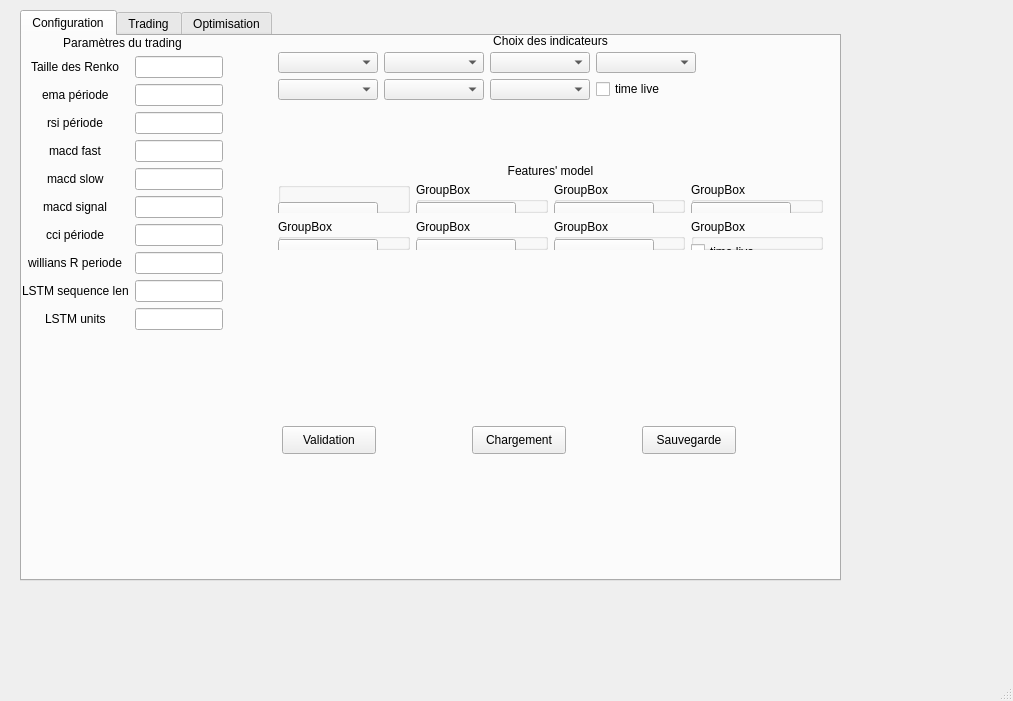
<?xml version="1.0" encoding="UTF-8"?>
<ui version="4.0">
 <class>MainWindow</class>
 <widget class="QMainWindow" name="MainWindow">
  <property name="geometry">
   <rect>
    <x>0</x>
    <y>0</y>
    <width>1013</width>
    <height>701</height>
   </rect>
  </property>
  <property name="windowTitle">
   <string>PmxRenkoTrader</string>
  </property>
  <property name="unifiedTitleAndToolBarOnMac">
   <bool>true</bool>
  </property>
  <widget class="QWidget" name="centralwidget">
   <widget class="QTabWidget" name="optimization_tab">
    <property name="enabled">
     <bool>true</bool>
    </property>
    <property name="geometry">
     <rect>
      <x>20</x>
      <y>10</y>
      <width>821</width>
      <height>571</height>
     </rect>
    </property>
    <property name="accessibleName">
     <string/>
    </property>
    <property name="accessibleDescription">
     <string/>
    </property>
    <property name="currentIndex">
     <number>0</number>
    </property>
    <widget class="QWidget" name="configuration_tab">
     <property name="enabled">
      <bool>true</bool>
     </property>
     <attribute name="title">
      <string>Configuration</string>
     </attribute>
     <widget class="QWidget" name="formLayoutWidget">
      <property name="geometry">
       <rect>
        <x>0</x>
        <y>0</y>
        <width>201</width>
        <height>471</height>
       </rect>
      </property>
      <layout class="QFormLayout" name="formLayout">
       <property name="labelAlignment">
        <set>Qt::AlignCenter</set>
       </property>
       <item row="0" column="0" colspan="2">
        <widget class="QLabel" name="label">
         <property name="text">
          <string>Paramètres du trading</string>
         </property>
         <property name="alignment">
          <set>Qt::AlignCenter</set>
         </property>
        </widget>
       </item>
       <item row="1" column="0">
        <widget class="QLabel" name="tailleDesRenkoLabel">
         <property name="text">
          <string>Taille des Renko</string>
         </property>
        </widget>
       </item>
       <item row="1" column="1">
        <widget class="QLineEdit" name="tailleDesRenkoLineEdit"/>
       </item>
       <item row="2" column="0">
        <widget class="QLabel" name="ema_periodLabel">
         <property name="text">
          <string>ema période</string>
         </property>
        </widget>
       </item>
       <item row="2" column="1">
        <widget class="QLineEdit" name="ema_periodLineEdit"/>
       </item>
       <item row="3" column="0">
        <widget class="QLabel" name="rsi_periodLabel">
         <property name="text">
          <string>rsi période</string>
         </property>
        </widget>
       </item>
       <item row="3" column="1">
        <widget class="QLineEdit" name="rsi_periodLineEdit"/>
       </item>
       <item row="4" column="0">
        <widget class="QLabel" name="macdFastLabel">
         <property name="text">
          <string>macd fast</string>
         </property>
        </widget>
       </item>
       <item row="4" column="1">
        <widget class="QLineEdit" name="macdFastLineEdit"/>
       </item>
       <item row="5" column="0">
        <widget class="QLabel" name="macdSlowLabel">
         <property name="text">
          <string>macd slow</string>
         </property>
        </widget>
       </item>
       <item row="5" column="1">
        <widget class="QLineEdit" name="macdSlowLineEdit"/>
       </item>
       <item row="6" column="0">
        <widget class="QLabel" name="macdSignalLabel">
         <property name="text">
          <string>macd signal</string>
         </property>
        </widget>
       </item>
       <item row="6" column="1">
        <widget class="QLineEdit" name="macdSignalLineEdit"/>
       </item>
       <item row="7" column="0">
        <widget class="QLabel" name="cciPeriodLabel">
         <property name="text">
          <string>cci période</string>
         </property>
        </widget>
       </item>
       <item row="7" column="1">
        <widget class="QLineEdit" name="cciPeiodLineEdit"/>
       </item>
       <item row="8" column="0">
        <widget class="QLabel" name="williansRPeriodeLabel">
         <property name="text">
          <string>willians R periode</string>
         </property>
        </widget>
       </item>
       <item row="8" column="1">
        <widget class="QLineEdit" name="williansRPeriodeLineEdit"/>
       </item>
       <item row="9" column="0">
        <widget class="QLabel" name="lSTMSequenceLenLabel">
         <property name="text">
          <string>LSTM sequence len</string>
         </property>
        </widget>
       </item>
       <item row="9" column="1">
        <widget class="QLineEdit" name="lSTMSequenceLenLineEdit"/>
       </item>
       <item row="10" column="0">
        <widget class="QLabel" name="lSTMUnitsLabel">
         <property name="text">
          <string>LSTM units</string>
         </property>
        </widget>
       </item>
       <item row="10" column="1">
        <widget class="QLineEdit" name="lSTMUnitsLineEdit"/>
       </item>
      </layout>
     </widget>
     <widget class="QWidget" name="formLayoutWidget_2">
      <property name="geometry">
       <rect>
        <x>250</x>
        <y>0</y>
        <width>551</width>
        <height>122</height>
       </rect>
      </property>
      <layout class="QFormLayout" name="formLayout_2">
       <property name="rowWrapPolicy">
        <enum>QFormLayout::WrapLongRows</enum>
       </property>
       <item row="0" column="1">
        <widget class="QLabel" name="indicators_form">
         <property name="maximumSize">
          <size>
           <width>16777215</width>
           <height>10</height>
          </size>
         </property>
         <property name="text">
          <string>Choix des indicateurs</string>
         </property>
         <property name="alignment">
          <set>Qt::AlignCenter</set>
         </property>
        </widget>
       </item>
       <item row="1" column="1">
        <layout class="QGridLayout" name="gridLayout">
         <item row="0" column="0">
          <widget class="QComboBox" name="comboBox">
           <property name="maximumSize">
            <size>
             <width>100</width>
             <height>16777215</height>
            </size>
           </property>
           <property name="sizeIncrement">
            <size>
             <width>10</width>
             <height>0</height>
            </size>
           </property>
           <item>
            <property name="text">
             <string/>
            </property>
           </item>
           <item>
            <property name="text">
             <string>EMA</string>
            </property>
           </item>
           <item>
            <property name="text">
             <string>RSI</string>
            </property>
           </item>
           <item>
            <property name="text">
             <string>MACD_line</string>
            </property>
           </item>
           <item>
            <property name="text">
             <string>CCI</string>
            </property>
           </item>
           <item>
            <property name="text">
             <string>StochRsi</string>
            </property>
           </item>
           <item>
            <property name="text">
             <string>Williams R</string>
            </property>
           </item>
           <item>
            <property name="text">
             <string>LSTM</string>
            </property>
           </item>
          </widget>
         </item>
         <item row="0" column="1">
          <widget class="QComboBox" name="comboBox_8">
           <property name="maximumSize">
            <size>
             <width>100</width>
             <height>16777215</height>
            </size>
           </property>
           <item>
            <property name="text">
             <string/>
            </property>
           </item>
           <item>
            <property name="text">
             <string>RSI</string>
            </property>
           </item>
           <item>
            <property name="text">
             <string>MACD_line</string>
            </property>
           </item>
           <item>
            <property name="text">
             <string>CCI</string>
            </property>
           </item>
           <item>
            <property name="text">
             <string>StochRsi</string>
            </property>
           </item>
           <item>
            <property name="text">
             <string>Williams R</string>
            </property>
           </item>
           <item>
            <property name="text">
             <string>LSTM</string>
            </property>
           </item>
           <item>
            <property name="text">
             <string>EMA</string>
            </property>
           </item>
          </widget>
         </item>
         <item row="0" column="2">
          <widget class="QComboBox" name="comboBox_9">
           <property name="maximumSize">
            <size>
             <width>100</width>
             <height>16777215</height>
            </size>
           </property>
           <item>
            <property name="text">
             <string/>
            </property>
           </item>
           <item>
            <property name="text">
             <string>MACD_line</string>
            </property>
           </item>
           <item>
            <property name="text">
             <string>CCI</string>
            </property>
           </item>
           <item>
            <property name="text">
             <string>StochRsi</string>
            </property>
           </item>
           <item>
            <property name="text">
             <string>Williams R</string>
            </property>
           </item>
           <item>
            <property name="text">
             <string>LSTM</string>
            </property>
           </item>
           <item>
            <property name="text">
             <string>EMA</string>
            </property>
           </item>
           <item>
            <property name="text">
             <string>RSI</string>
            </property>
           </item>
          </widget>
         </item>
         <item row="0" column="3">
          <widget class="QComboBox" name="comboBox_10">
           <property name="maximumSize">
            <size>
             <width>100</width>
             <height>16777215</height>
            </size>
           </property>
           <item>
            <property name="text">
             <string/>
            </property>
           </item>
           <item>
            <property name="text">
             <string>CCI</string>
            </property>
           </item>
           <item>
            <property name="text">
             <string>StochRsi</string>
            </property>
           </item>
           <item>
            <property name="text">
             <string>Williams R</string>
            </property>
           </item>
           <item>
            <property name="text">
             <string>LSTM</string>
            </property>
           </item>
           <item>
            <property name="text">
             <string>EMA</string>
            </property>
           </item>
           <item>
            <property name="text">
             <string>RSI</string>
            </property>
           </item>
           <item>
            <property name="text">
             <string>MACD_line</string>
            </property>
           </item>
          </widget>
         </item>
         <item row="1" column="0">
          <widget class="QComboBox" name="comboBox_11">
           <property name="maximumSize">
            <size>
             <width>100</width>
             <height>16777215</height>
            </size>
           </property>
           <item>
            <property name="text">
             <string/>
            </property>
           </item>
           <item>
            <property name="text">
             <string>StochRsi</string>
            </property>
           </item>
           <item>
            <property name="text">
             <string>Williams R</string>
            </property>
           </item>
           <item>
            <property name="text">
             <string>LSTM</string>
            </property>
           </item>
           <item>
            <property name="text">
             <string>EMA</string>
            </property>
           </item>
           <item>
            <property name="text">
             <string>RSI</string>
            </property>
           </item>
           <item>
            <property name="text">
             <string>MACD_line</string>
            </property>
           </item>
           <item>
            <property name="text">
             <string>CCI</string>
            </property>
           </item>
          </widget>
         </item>
         <item row="1" column="1">
          <widget class="QComboBox" name="comboBox_12">
           <property name="maximumSize">
            <size>
             <width>100</width>
             <height>16777215</height>
            </size>
           </property>
           <item>
            <property name="text">
             <string/>
            </property>
           </item>
           <item>
            <property name="text">
             <string>Williams R</string>
            </property>
           </item>
           <item>
            <property name="text">
             <string>LSTM</string>
            </property>
           </item>
           <item>
            <property name="text">
             <string>EMA</string>
            </property>
           </item>
           <item>
            <property name="text">
             <string>RSI</string>
            </property>
           </item>
           <item>
            <property name="text">
             <string>MACD_line</string>
            </property>
           </item>
           <item>
            <property name="text">
             <string>CCI</string>
            </property>
           </item>
           <item>
            <property name="text">
             <string>StochRsi</string>
            </property>
           </item>
          </widget>
         </item>
         <item row="1" column="2">
          <widget class="QComboBox" name="comboBox_13">
           <property name="maximumSize">
            <size>
             <width>100</width>
             <height>16777215</height>
            </size>
           </property>
           <item>
            <property name="text">
             <string/>
            </property>
           </item>
           <item>
            <property name="text">
             <string>LSTM</string>
            </property>
           </item>
           <item>
            <property name="text">
             <string>EMA</string>
            </property>
           </item>
           <item>
            <property name="text">
             <string>RSI</string>
            </property>
           </item>
           <item>
            <property name="text">
             <string>MACD_line</string>
            </property>
           </item>
           <item>
            <property name="text">
             <string>CCI</string>
            </property>
           </item>
           <item>
            <property name="text">
             <string>StochRsi</string>
            </property>
           </item>
           <item>
            <property name="text">
             <string>Williams R</string>
            </property>
           </item>
          </widget>
         </item>
         <item row="1" column="3">
          <widget class="QCheckBox" name="time_live">
           <property name="text">
            <string>time live</string>
           </property>
          </widget>
         </item>
        </layout>
       </item>
      </layout>
     </widget>
     <widget class="QWidget" name="formLayoutWidget_3">
      <property name="geometry">
       <rect>
        <x>250</x>
        <y>130</y>
        <width>551</width>
        <height>241</height>
       </rect>
      </property>
      <layout class="QFormLayout" name="formLayout_3">
       <property name="rowWrapPolicy">
        <enum>QFormLayout::WrapLongRows</enum>
       </property>
       <item row="0" column="1">
        <widget class="QLabel" name="indicators_form_2">
         <property name="maximumSize">
          <size>
           <width>16777215</width>
           <height>10</height>
          </size>
         </property>
         <property name="text">
          <string>Features' model</string>
         </property>
         <property name="alignment">
          <set>Qt::AlignCenter</set>
         </property>
        </widget>
       </item>
       <item row="1" column="1">
        <layout class="QGridLayout" name="gridLayout_2">
         <item row="1" column="0">
          <widget class="QGroupBox" name="groupBox_5">
           <property name="title">
            <string>GroupBox</string>
           </property>
           <widget class="QComboBox" name="comboBox_17">
            <property name="geometry">
             <rect>
              <x>0</x>
              <y>20</y>
              <width>100</width>
              <height>30</height>
             </rect>
            </property>
            <property name="maximumSize">
             <size>
              <width>100</width>
              <height>16777215</height>
             </size>
            </property>
            <item>
             <property name="text">
              <string/>
             </property>
            </item>
            <item>
             <property name="text">
              <string>StochRsi</string>
             </property>
            </item>
            <item>
             <property name="text">
              <string>Williams R</string>
             </property>
            </item>
            <item>
             <property name="text">
              <string>LSTM</string>
             </property>
            </item>
            <item>
             <property name="text">
              <string>EMA</string>
             </property>
            </item>
            <item>
             <property name="text">
              <string>RSI</string>
             </property>
            </item>
            <item>
             <property name="text">
              <string>MACD_line</string>
             </property>
            </item>
            <item>
             <property name="text">
              <string>CCI</string>
             </property>
            </item>
           </widget>
           <widget class="QComboBox" name="comboBox_7">
            <property name="geometry">
             <rect>
              <x>0</x>
              <y>50</y>
              <width>101</width>
              <height>30</height>
             </rect>
            </property>
            <property name="maximumSize">
             <size>
              <width>200</width>
              <height>16777215</height>
             </size>
            </property>
            <item>
             <property name="text">
              <string>Direction</string>
             </property>
            </item>
            <item>
             <property name="text">
              <string>Valeur</string>
             </property>
            </item>
            <item>
             <property name="text">
              <string>Return</string>
             </property>
            </item>
           </widget>
           <widget class="QCheckBox" name="checkBox_6">
            <property name="geometry">
             <rect>
              <x>0</x>
              <y>80</y>
              <width>100</width>
              <height>25</height>
             </rect>
            </property>
            <property name="text">
             <string>inclus</string>
            </property>
           </widget>
          </widget>
         </item>
         <item row="0" column="3">
          <widget class="QGroupBox" name="groupBox_3">
           <property name="title">
            <string>GroupBox</string>
           </property>
           <widget class="QComboBox" name="comboBox_15">
            <property name="geometry">
             <rect>
              <x>0</x>
              <y>20</y>
              <width>100</width>
              <height>30</height>
             </rect>
            </property>
            <property name="maximumSize">
             <size>
              <width>100</width>
              <height>16777215</height>
             </size>
            </property>
            <item>
             <property name="text">
              <string/>
             </property>
            </item>
            <item>
             <property name="text">
              <string>MACD_line</string>
             </property>
            </item>
            <item>
             <property name="text">
              <string>CCI</string>
             </property>
            </item>
            <item>
             <property name="text">
              <string>StochRsi</string>
             </property>
            </item>
            <item>
             <property name="text">
              <string>Williams R</string>
             </property>
            </item>
            <item>
             <property name="text">
              <string>LSTM</string>
             </property>
            </item>
            <item>
             <property name="text">
              <string>EMA</string>
             </property>
            </item>
            <item>
             <property name="text">
              <string>RSI</string>
             </property>
            </item>
           </widget>
           <widget class="QCheckBox" name="checkBox_4">
            <property name="geometry">
             <rect>
              <x>0</x>
              <y>80</y>
              <width>100</width>
              <height>25</height>
             </rect>
            </property>
            <property name="text">
             <string>inclus</string>
            </property>
           </widget>
           <widget class="QComboBox" name="comboBox_5">
            <property name="geometry">
             <rect>
              <x>0</x>
              <y>50</y>
              <width>101</width>
              <height>30</height>
             </rect>
            </property>
            <item>
             <property name="text">
              <string>Direction</string>
             </property>
            </item>
            <item>
             <property name="text">
              <string>Valeur</string>
             </property>
            </item>
            <item>
             <property name="text">
              <string>Return</string>
             </property>
            </item>
           </widget>
          </widget>
         </item>
         <item row="0" column="4">
          <widget class="QGroupBox" name="groupBox_4">
           <property name="maximumSize">
            <size>
             <width>16777215</width>
             <height>100</height>
            </size>
           </property>
           <property name="title">
            <string>GroupBox</string>
           </property>
           <widget class="QComboBox" name="comboBox_16">
            <property name="geometry">
             <rect>
              <x>0</x>
              <y>20</y>
              <width>100</width>
              <height>30</height>
             </rect>
            </property>
            <property name="maximumSize">
             <size>
              <width>100</width>
              <height>16777215</height>
             </size>
            </property>
            <item>
             <property name="text">
              <string/>
             </property>
            </item>
            <item>
             <property name="text">
              <string>CCI</string>
             </property>
            </item>
            <item>
             <property name="text">
              <string>StochRsi</string>
             </property>
            </item>
            <item>
             <property name="text">
              <string>Williams R</string>
             </property>
            </item>
            <item>
             <property name="text">
              <string>LSTM</string>
             </property>
            </item>
            <item>
             <property name="text">
              <string>EMA</string>
             </property>
            </item>
            <item>
             <property name="text">
              <string>RSI</string>
             </property>
            </item>
            <item>
             <property name="text">
              <string>MACD_line</string>
             </property>
            </item>
           </widget>
           <widget class="QCheckBox" name="checkBox_5">
            <property name="geometry">
             <rect>
              <x>0</x>
              <y>80</y>
              <width>223</width>
              <height>25</height>
             </rect>
            </property>
            <property name="text">
             <string>inclus</string>
            </property>
           </widget>
           <widget class="QComboBox" name="comboBox_6">
            <property name="geometry">
             <rect>
              <x>0</x>
              <y>50</y>
              <width>101</width>
              <height>30</height>
             </rect>
            </property>
            <item>
             <property name="text">
              <string>Direction</string>
             </property>
            </item>
            <item>
             <property name="text">
              <string>Valeur</string>
             </property>
            </item>
            <item>
             <property name="text">
              <string>Return</string>
             </property>
            </item>
           </widget>
          </widget>
         </item>
         <item row="1" column="4">
          <widget class="QGroupBox" name="groupBox_8">
           <property name="title">
            <string>GroupBox</string>
           </property>
           <widget class="QCheckBox" name="time_live_2">
            <property name="geometry">
             <rect>
              <x>0</x>
              <y>20</y>
              <width>100</width>
              <height>25</height>
             </rect>
            </property>
            <property name="text">
             <string>time live</string>
            </property>
           </widget>
           <widget class="QCheckBox" name="checkBox_9">
            <property name="geometry">
             <rect>
              <x>0</x>
              <y>80</y>
              <width>100</width>
              <height>25</height>
             </rect>
            </property>
            <property name="text">
             <string>inclus</string>
            </property>
           </widget>
          </widget>
         </item>
         <item row="0" column="0">
          <widget class="QGroupBox" name="groupBox">
           <property name="title">
            <string/>
           </property>
           <widget class="QComboBox" name="comboBox_2">
            <property name="geometry">
             <rect>
              <x>0</x>
              <y>20</y>
              <width>100</width>
              <height>30</height>
             </rect>
            </property>
            <property name="maximumSize">
             <size>
              <width>100</width>
              <height>16777215</height>
             </size>
            </property>
            <property name="sizeIncrement">
             <size>
              <width>10</width>
              <height>0</height>
             </size>
            </property>
            <item>
             <property name="text">
              <string/>
             </property>
            </item>
            <item>
             <property name="text">
              <string>close</string>
             </property>
            </item>
            <item>
             <property name="text">
              <string>EMA</string>
             </property>
            </item>
            <item>
             <property name="text">
              <string>RSI</string>
             </property>
            </item>
            <item>
             <property name="text">
              <string>MACD_line</string>
             </property>
            </item>
            <item>
             <property name="text">
              <string>CCI</string>
             </property>
            </item>
            <item>
             <property name="text">
              <string>StochRsi</string>
             </property>
            </item>
            <item>
             <property name="text">
              <string>Williams R</string>
             </property>
            </item>
            <item>
             <property name="text">
              <string>LSTM</string>
             </property>
            </item>
           </widget>
           <widget class="QCheckBox" name="checkBox">
            <property name="geometry">
             <rect>
              <x>0</x>
              <y>80</y>
              <width>100</width>
              <height>25</height>
             </rect>
            </property>
            <property name="text">
             <string>inclus</string>
            </property>
           </widget>
           <widget class="QComboBox" name="comboBox_3">
            <property name="geometry">
             <rect>
              <x>0</x>
              <y>50</y>
              <width>101</width>
              <height>30</height>
             </rect>
            </property>
            <property name="maximumSize">
             <size>
              <width>200</width>
              <height>16777215</height>
             </size>
            </property>
            <item>
             <property name="text">
              <string>Direction</string>
             </property>
            </item>
            <item>
             <property name="text">
              <string>Valeur</string>
             </property>
            </item>
            <item>
             <property name="text">
              <string>Return</string>
             </property>
            </item>
           </widget>
          </widget>
         </item>
         <item row="1" column="3">
          <widget class="QGroupBox" name="groupBox_7">
           <property name="title">
            <string>GroupBox</string>
           </property>
           <widget class="QComboBox" name="comboBox_19">
            <property name="geometry">
             <rect>
              <x>0</x>
              <y>20</y>
              <width>100</width>
              <height>30</height>
             </rect>
            </property>
            <property name="maximumSize">
             <size>
              <width>100</width>
              <height>16777215</height>
             </size>
            </property>
            <item>
             <property name="text">
              <string/>
             </property>
            </item>
            <item>
             <property name="text">
              <string>LSTM</string>
             </property>
            </item>
            <item>
             <property name="text">
              <string>EMA</string>
             </property>
            </item>
            <item>
             <property name="text">
              <string>RSI</string>
             </property>
            </item>
            <item>
             <property name="text">
              <string>MACD_line</string>
             </property>
            </item>
            <item>
             <property name="text">
              <string>CCI</string>
             </property>
            </item>
            <item>
             <property name="text">
              <string>StochRsi</string>
             </property>
            </item>
            <item>
             <property name="text">
              <string>Williams R</string>
             </property>
            </item>
           </widget>
           <widget class="QComboBox" name="comboBox_21">
            <property name="geometry">
             <rect>
              <x>0</x>
              <y>50</y>
              <width>101</width>
              <height>30</height>
             </rect>
            </property>
            <property name="maximumSize">
             <size>
              <width>200</width>
              <height>16777215</height>
             </size>
            </property>
            <item>
             <property name="text">
              <string>Direction</string>
             </property>
            </item>
            <item>
             <property name="text">
              <string>Valeur</string>
             </property>
            </item>
            <item>
             <property name="text">
              <string>Return</string>
             </property>
            </item>
           </widget>
           <widget class="QCheckBox" name="checkBox_8">
            <property name="geometry">
             <rect>
              <x>0</x>
              <y>80</y>
              <width>100</width>
              <height>25</height>
             </rect>
            </property>
            <property name="text">
             <string>inclus</string>
            </property>
           </widget>
          </widget>
         </item>
         <item row="0" column="2">
          <widget class="QGroupBox" name="groupBox_2">
           <property name="title">
            <string>GroupBox</string>
           </property>
           <widget class="QComboBox" name="comboBox_14">
            <property name="geometry">
             <rect>
              <x>0</x>
              <y>20</y>
              <width>100</width>
              <height>30</height>
             </rect>
            </property>
            <property name="maximumSize">
             <size>
              <width>100</width>
              <height>16777215</height>
             </size>
            </property>
            <item>
             <property name="text">
              <string/>
             </property>
            </item>
            <item>
             <property name="text">
              <string>RSI</string>
             </property>
            </item>
            <item>
             <property name="text">
              <string>MACD_line</string>
             </property>
            </item>
            <item>
             <property name="text">
              <string>CCI</string>
             </property>
            </item>
            <item>
             <property name="text">
              <string>StochRsi</string>
             </property>
            </item>
            <item>
             <property name="text">
              <string>Williams R</string>
             </property>
            </item>
            <item>
             <property name="text">
              <string>LSTM</string>
             </property>
            </item>
            <item>
             <property name="text">
              <string>EMA</string>
             </property>
            </item>
           </widget>
           <widget class="QCheckBox" name="checkBox_3">
            <property name="geometry">
             <rect>
              <x>0</x>
              <y>80</y>
              <width>100</width>
              <height>25</height>
             </rect>
            </property>
            <property name="text">
             <string>inclus</string>
            </property>
           </widget>
           <widget class="QComboBox" name="comboBox_4">
            <property name="geometry">
             <rect>
              <x>-3</x>
              <y>50</y>
              <width>100</width>
              <height>30</height>
             </rect>
            </property>
            <property name="maximumSize">
             <size>
              <width>100</width>
              <height>16777215</height>
             </size>
            </property>
            <item>
             <property name="text">
              <string>Direction</string>
             </property>
            </item>
            <item>
             <property name="text">
              <string>Valeur</string>
             </property>
            </item>
            <item>
             <property name="text">
              <string>Return</string>
             </property>
            </item>
           </widget>
          </widget>
         </item>
         <item row="1" column="2">
          <widget class="QGroupBox" name="groupBox_6">
           <property name="title">
            <string>GroupBox</string>
           </property>
           <widget class="QComboBox" name="comboBox_18">
            <property name="geometry">
             <rect>
              <x>0</x>
              <y>20</y>
              <width>100</width>
              <height>30</height>
             </rect>
            </property>
            <property name="maximumSize">
             <size>
              <width>100</width>
              <height>16777215</height>
             </size>
            </property>
            <item>
             <property name="text">
              <string/>
             </property>
            </item>
            <item>
             <property name="text">
              <string>Williams R</string>
             </property>
            </item>
            <item>
             <property name="text">
              <string>LSTM</string>
             </property>
            </item>
            <item>
             <property name="text">
              <string>EMA</string>
             </property>
            </item>
            <item>
             <property name="text">
              <string>RSI</string>
             </property>
            </item>
            <item>
             <property name="text">
              <string>MACD_line</string>
             </property>
            </item>
            <item>
             <property name="text">
              <string>CCI</string>
             </property>
            </item>
            <item>
             <property name="text">
              <string>StochRsi</string>
             </property>
            </item>
           </widget>
           <widget class="QComboBox" name="comboBox_20">
            <property name="geometry">
             <rect>
              <x>0</x>
              <y>50</y>
              <width>101</width>
              <height>30</height>
             </rect>
            </property>
            <property name="maximumSize">
             <size>
              <width>200</width>
              <height>16777215</height>
             </size>
            </property>
            <item>
             <property name="text">
              <string>Direction</string>
             </property>
            </item>
            <item>
             <property name="text">
              <string>Valeur</string>
             </property>
            </item>
            <item>
             <property name="text">
              <string>Return</string>
             </property>
            </item>
           </widget>
           <widget class="QCheckBox" name="checkBox_7">
            <property name="geometry">
             <rect>
              <x>0</x>
              <y>80</y>
              <width>100</width>
              <height>25</height>
             </rect>
            </property>
            <property name="text">
             <string>inclus</string>
            </property>
           </widget>
          </widget>
         </item>
        </layout>
       </item>
      </layout>
     </widget>
     <widget class="QPushButton" name="pushValidation">
      <property name="geometry">
       <rect>
        <x>260</x>
        <y>390</y>
        <width>94</width>
        <height>28</height>
       </rect>
      </property>
      <property name="text">
       <string>Validation</string>
      </property>
     </widget>
     <widget class="QPushButton" name="pushLoad">
      <property name="geometry">
       <rect>
        <x>450</x>
        <y>390</y>
        <width>94</width>
        <height>28</height>
       </rect>
      </property>
      <property name="text">
       <string>Chargement</string>
      </property>
     </widget>
     <widget class="QPushButton" name="pushSave">
      <property name="geometry">
       <rect>
        <x>620</x>
        <y>390</y>
        <width>94</width>
        <height>28</height>
       </rect>
      </property>
      <property name="text">
       <string>Sauvegarde</string>
      </property>
     </widget>
    </widget>
    <widget class="QWidget" name="live_tab">
     <attribute name="title">
      <string>Trading</string>
     </attribute>
    </widget>
    <widget class="QWidget" name="optimization_tb">
     <attribute name="title">
      <string>Optimisation</string>
     </attribute>
    </widget>
   </widget>
  </widget>
  <widget class="QStatusBar" name="statusbar"/>
 </widget>
 <resources/>
 <connections/>
</ui>
